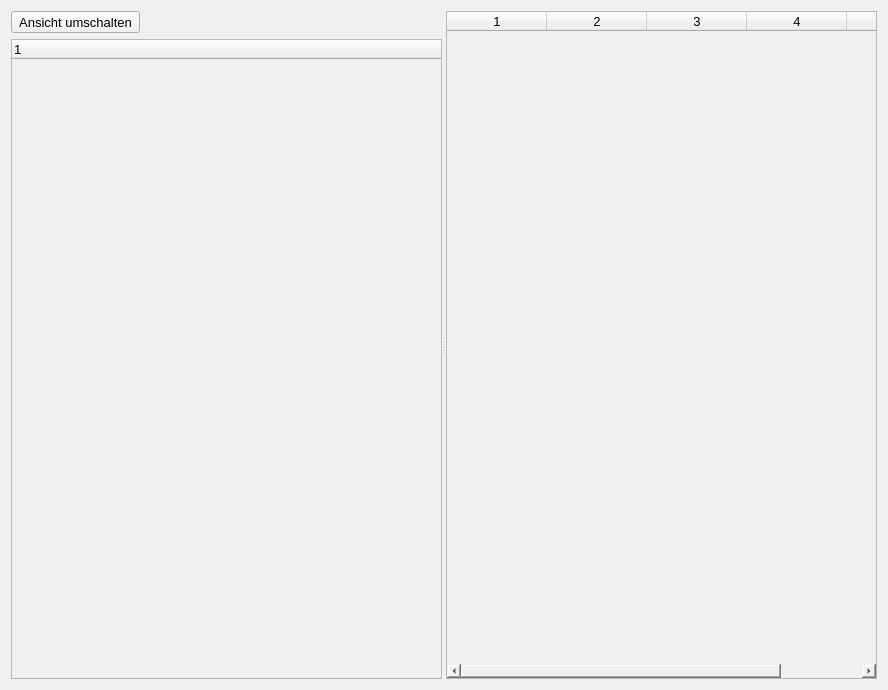
<?xml version="1.0" encoding="UTF-8"?>
<ui version="4.0">
 <class>DataView</class>
 <widget class="QWidget" name="DataView">
  <property name="geometry">
   <rect>
    <x>0</x>
    <y>0</y>
    <width>888</width>
    <height>690</height>
   </rect>
  </property>
  <property name="windowTitle">
   <string>Form</string>
  </property>
  <property name="styleSheet">
   <string>QWidget { font-family: &quot;Segoe UI&quot;, sans-serif; font-size: 10pt; background-color: #f0f0f0; }
QPushButton { border: none; padding: 6px 12px; border-radius: 4px; background-color: #0078d7; color: white; }
QPushButton:hover { background-color: #005a9e; }
QGroupBox { border: 1px solid #cccccc; border-radius: 4px; margin-top: 6px; }
QGroupBox::title { subcontrol-origin: margin; subcontrol-position: top left; padding: 0 6px; }</string>
  </property>
  <layout class="QHBoxLayout" name="horizontalLayout">
   <item>
    <widget class="QSplitter" name="splitter">
     <property name="orientation">
      <enum>Qt::Orientation::Horizontal</enum>
     </property>
     <widget class="QWidget" name="leftWidget">
      <layout class="QVBoxLayout" name="verticalLayoutLeft">
       <item>
        <widget class="QToolButton" name="btnToggleView">
         <property name="text">
          <string>Ansicht umschalten</string>
         </property>
        </widget>
       </item>
       <item>
        <widget class="QTreeWidget" name="treeUsers">
         <property name="headerLabels" stdset="0">
          <stringlist>
           <string>Benutzer</string>
          </stringlist>
         </property>
        </widget>
       </item>
      </layout>
     </widget>
     <widget class="QWidget" name="rightWidget">
      <layout class="QVBoxLayout" name="verticalLayoutRight">
       <item>
        <widget class="QTableWidget" name="tableEntries">
         <property name="columnCount">
          <number>5</number>
         </property>
         <property name="horizontalHeaderLabels" stdset="0">
          <stringlist>
           <string>Artikelnummer</string>
           <string>Beschreibung</string>
           <string>Größe</string>
           <string>Preis</string>
           <string>Datum</string>
          </stringlist>
         </property>
         <column/>
         <column/>
         <column/>
         <column/>
         <column/>
        </widget>
       </item>
      </layout>
     </widget>
    </widget>
   </item>
  </layout>
 </widget>
 <resources/>
 <connections/>
</ui>
